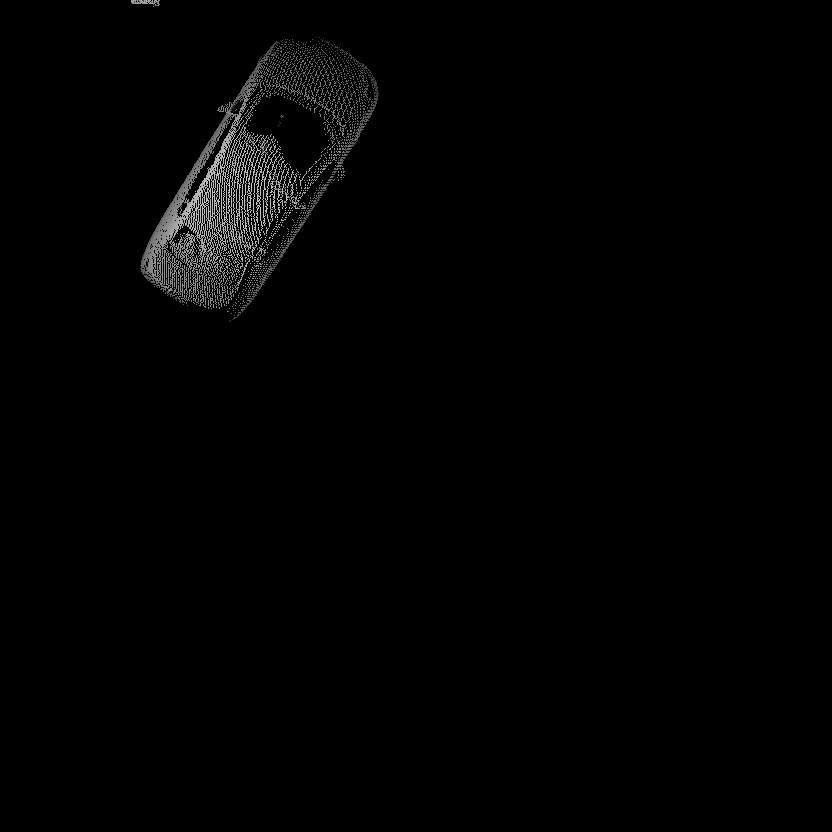
#> input picture bianyuanjiance/img.jpg, 832 x 832 px
$ python lunkuo.py
#> lines starting #> are read from the running program, lines starting #| are printed output that depends on the picture; after the words box and inside, x2 and y2 are one past the last pixel; in counts of white or black regions, pixels touching at a corner belong together
# -*-coding:utf-8 -*-
# @Author:king
# @time:2020/3/12 9:45
# @File:lunkuo.py
# @Software:PyCharm

import cv2

import numpy as np

import imutils

im = cv2.imread('img.jpg')
#> im is the input picture: shape (832, 832, 3); min 0, max 198, mean 2.7

imgray = cv2.cvtColor(im, cv2.COLOR_BGR2GRAY)

ret, thresh = cv2.threshold(imgray, 180, 255, cv2.THRESH_BINARY + cv2.THRESH_OTSU)  # 大津阈值
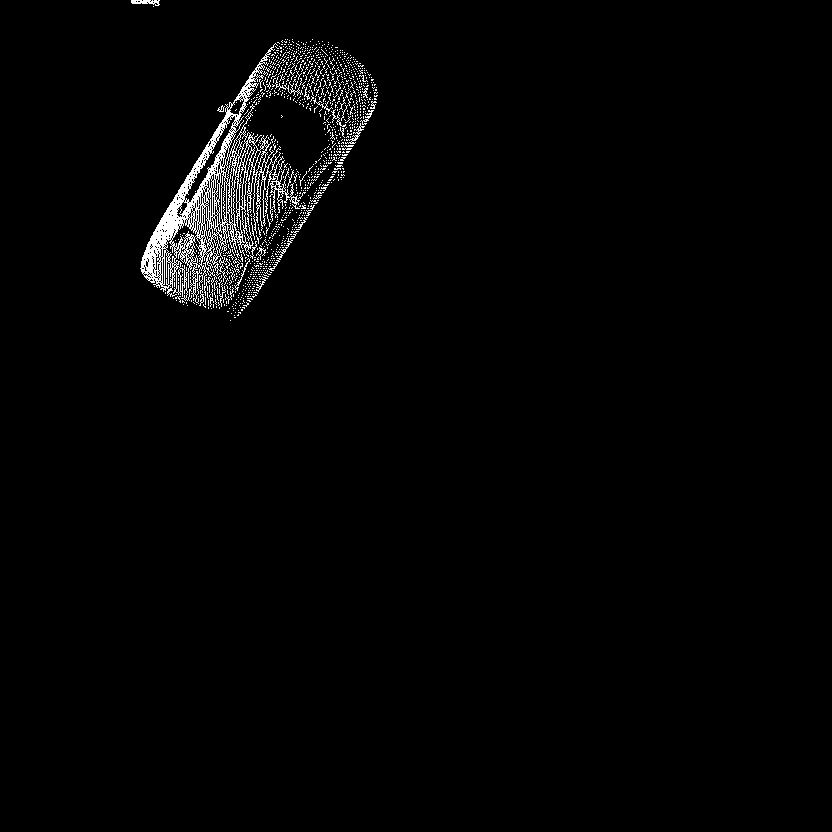
#> thresh: shape (832, 832); 1.8% white in thin lines or dots, all inside (x1, y1, x2, y2) = (131, 0, 378, 321)
#> ret = 73

contours = cv2.findContours(thresh, cv2.RETR_EXTERNAL, cv2.CHAIN_APPROX_NONE)  # cv2.RETR_EXTERNAL 定义只检测外围轮廓
#> contours = 1102 contours, 1097 with area under 20; largest, box (x1, y1, x2, y2) and area: (140, 43, 300, 304) 12207, (131, 0, 160, 6) 84, (345, 123, 365, 144) 44, (268, 231, 299, 271) 29, (360, 110, 374, 125) 22

cnts = contours[1] if imutils.is_cv3() else contours[0]  # 用imutils来判断是opencv是2还是2+
#> cnts has the same summary as contours

# [5 lines of commented-out code are left out]
list = []
for cnt in cnts:
    # 外接矩形框，没有方向角

    # x, y, w, h = cv2.boundingRect(cnt)
    #
    # cv2.rectangle(im, (x, y), (x + w, y + h), (0, 255, 0), 2)

    # 最小外接矩形框，有方向角

    rect = cv2.minAreaRect(cnt)
    list.append(rect)
#> this loop made 1102 passes
#> rect on passes 1, 3, 5: ((230, 320), (0, 0), -90), ((234, 315), (0, 0), -90), ((231, 313), (0, 0), -90)
#> after the loop, list = 1102 items
    # box = cv2.boxPoints(rect)
    #
    # box = np.int0(box)
    #
    # cv2.drawContours(im, [box], 0, (0, 0, 255), 2)

max_rect = list[0]
#> max_rect = ((230, 320), (0, 0), -90)
for i in range(len(list)):
    ar = list[i][1][0] * list[i][1][1]
    max_ar = max_rect[1][0] * max_rect[1][1]
    if ar > max_ar:
        max_rect = list[i]
#> this loop made 1102 passes
#> (ar, max_ar, max_rect) on passes 4, 6, 29, 34, 61, 72, 73, 111, 115, 219, 285, 811: (1, 0, ((237.8, 314.8), (1.41, 0.707), -45)), (2, 1, ((239, 312.5), (1, 2), -90)), (2.5, 2, ((204, 305.5), (0.707, 3.54), -45)), (14, 2.5, ((245.8, 304.3), (4.95, 2.83), -45)), (30, 14, ((177.5, 299), (6, 5), -90)), (36, 30, ((226.8, 298.4), (3.79, 9.49), -18.43)), (41.58, 36, ((211.1, 299.9), (3.48, 11.94), -5.71)), (78.8, 41.58, ((201.6, 294.6), (21.15, 3.73), -86.19)), (138, 78.8, ((222, 294.5), (23, 6), -90)), (158.2, 138, ((241.3, 273.5), (33.77, 4.68), -67.52)), (375.5, 158.2, ((281.9, 249), (47.62, 7.88), -57.65)), (382.7, 375.5, ((288.7, 87.45), (12.92, 29.62), -67.38))
#> (ar, max_ar) on passes 1, 2, 3, 5, 7, 8: (0, 0), (0, 0), (0, 0), (0, 1), (0, 2), (0, 2)

box = cv2.boxPoints(max_rect)
#> box = [[230.1, 330.5], [129.4, 273.9], [263.1, 36.3], [363.7, 92.91]]
# 轮廓矩形
box_rect = np.int0(box)
#> box_rect = [[230, 330], [129, 273], [263, 36], [363, 92]]
# cv2.drawContours(im, [box_rect], 0, (255, 0, 255), 2)

# 检测框
box_dete = np.array([[129, 330], [129, 36], [380, 36], [380, 330]])
cv2.drawContours(im, [box_dete], 0, (0, 255, 0), 2)

# [11 lines of commented-out code are left out]
x_max = max(box_dete[:, 0])
x_min = min(box_dete[:, 0])
y_max = max(box_dete[:, 1])
y_min = min(box_dete[:, 1])
x_dete = int((x_max - x_min) / 2) + x_min
y_dete = int((y_max - y_min) / 2) + y_min
print("初始值检测：", x_dete, y_dete)
cv2.circle(im, (x_dete, y_dete), 1, (255, 255, 0), 4)
#> im: shape (832, 832, 3); mean B, G, R 2.7, 3.9, 2.7

box_rect = np.array([[250, 340], [129, 273], [272, 24], [393, 85]])
cv2.drawContours(im, [box_rect], 0, (0, 0, 255), 2)
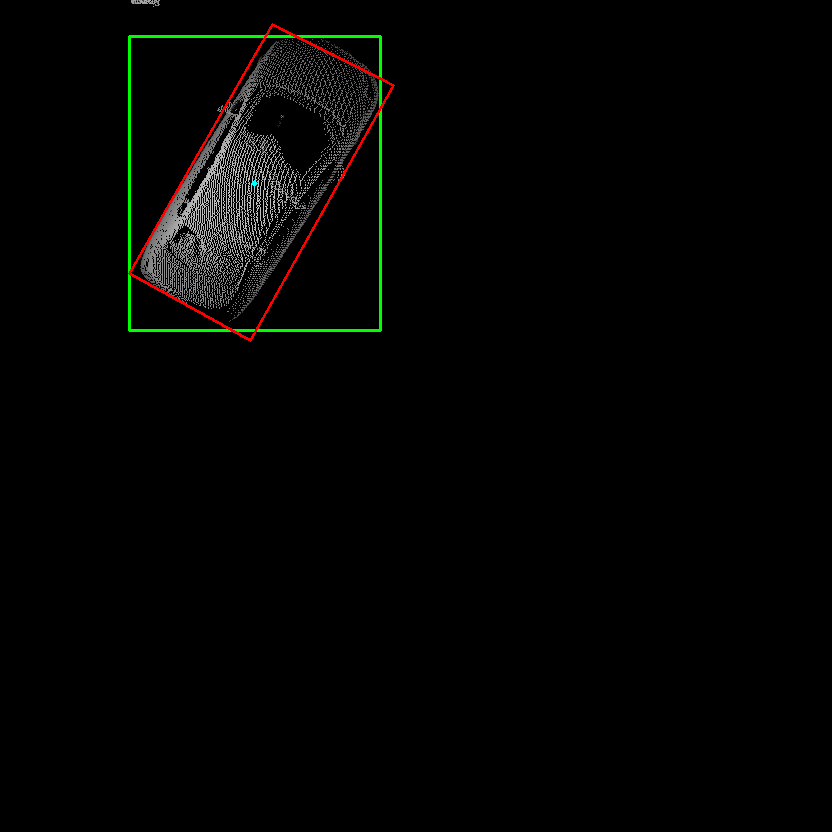
#> im: shape (832, 832, 3); mean B, G, R 2.7, 3.9, 3.4

# 矩形中心点
x_max = max(box_rect[:, 0])
x_min = min(box_rect[:, 0])
y_max = max(box_rect[:, 1])
y_min = min(box_rect[:, 1])
x_rect = int((x_max - x_min) / 2) + x_min
y_rect = int((y_max - y_min) / 2) + y_min
print("改动矩形：", x_rect, y_rect)
cv2.circle(im, (x_rect, y_rect), 1, (255, 0, 255), 4)
#> im: shape (832, 832, 3); under 0.01% of pixels changed, all inside (x1, y1, x2, y2) = (258, 179, 265, 186)

cv2.imshow('a', im)

# cv2.imwrite('res.jpg', im)

cv2.waitKey(0)
